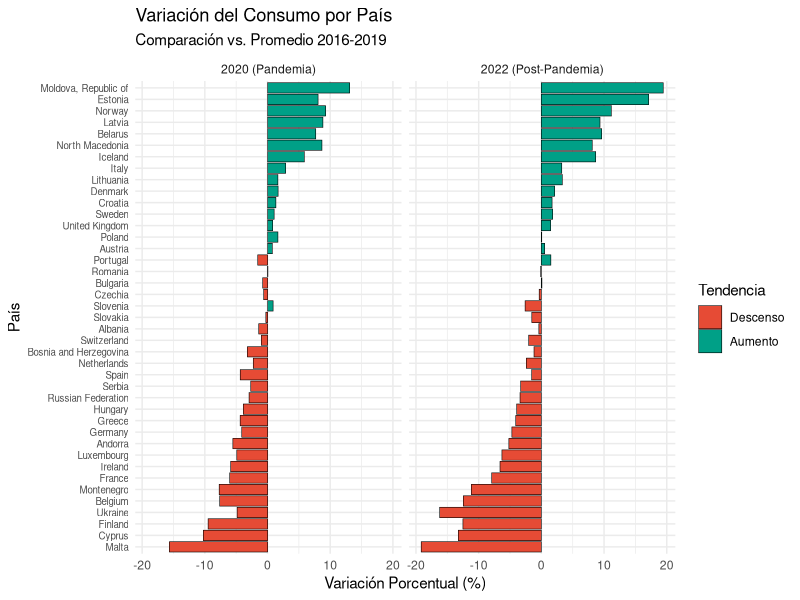
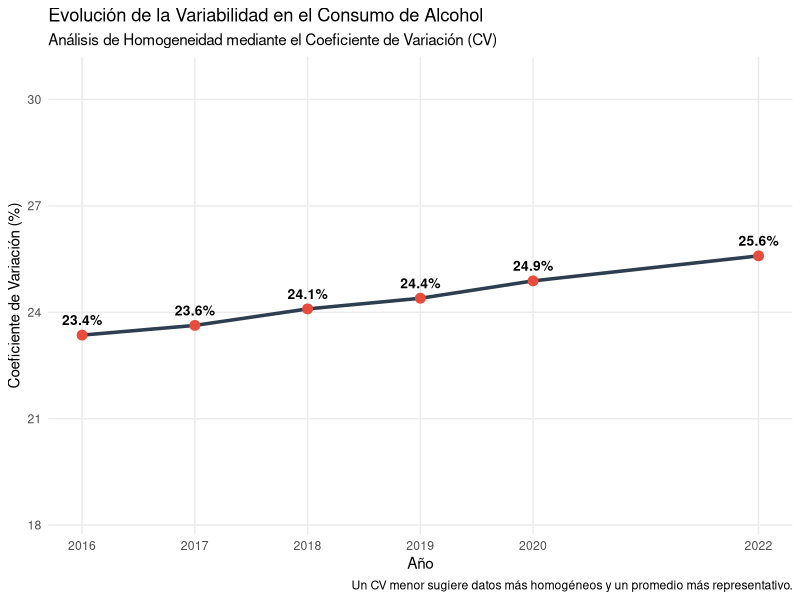
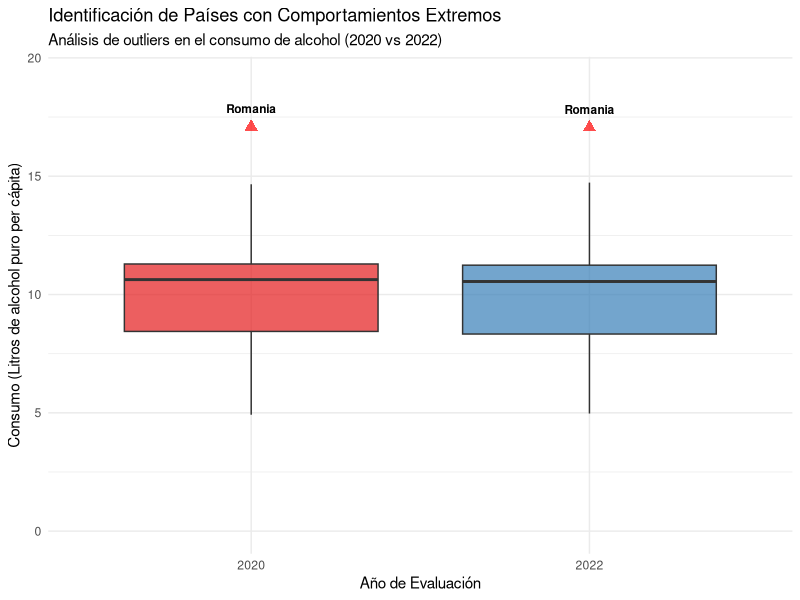
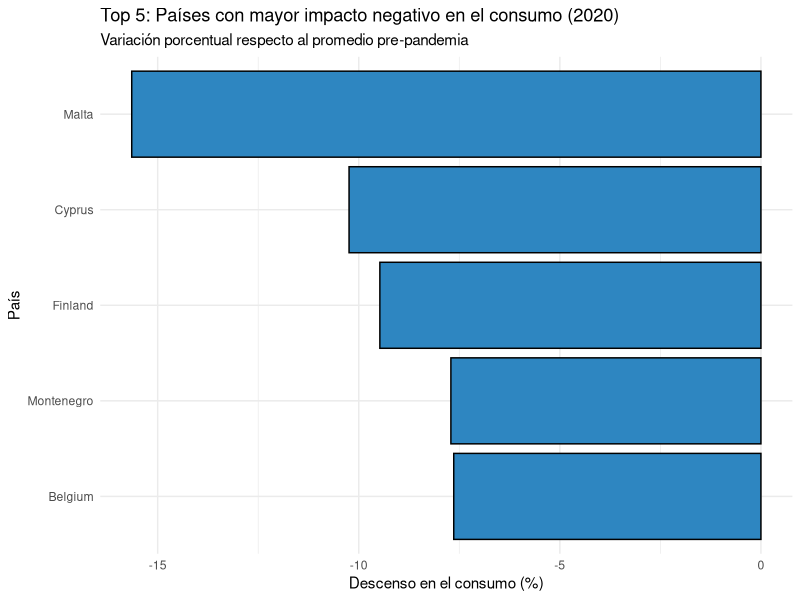
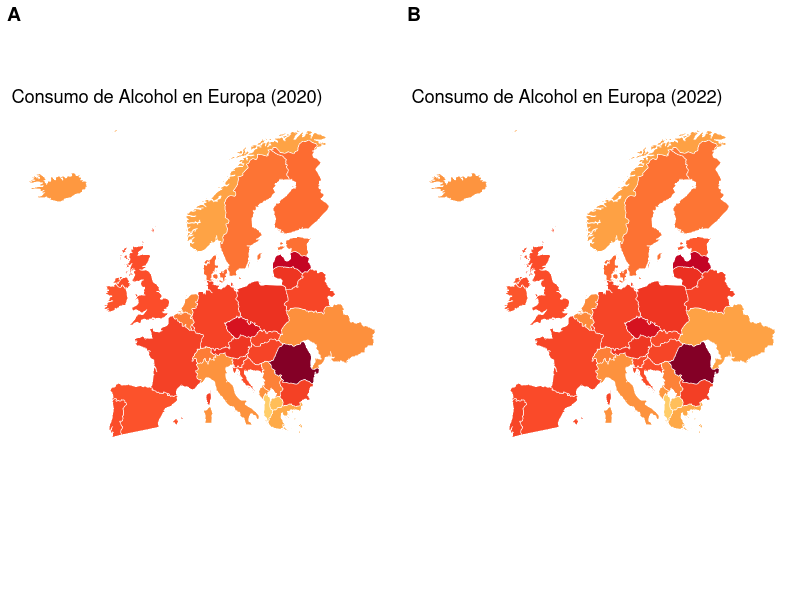

These charts were generated, in order, by the following R code:
## ---- chunk 1
# Configuración global de chunks
knitr::opts_chunk$set(
  echo = FALSE,        # Mostrar código
  warning = FALSE,    # Ocultar advertencias
  message = FALSE,    # Ocultar mensajes de carga
  fig.align = "center",
  out.width = "90%",
  fig.pos = "H",
  out.extra = ""
)

# Cargar librerías necesarias
library(tidyverse)
library(knitr)
library(kableExtra)
library(scales)
## ---- chunk 2
# 1. Cargamos la librería
library(readr)

# 2. Leemos el archivo (R lo encontrará porque está en la misma carpeta)
datos_limpios <- read_csv("datos_pisa_limpios.csv")

# 3. Mostramos un resumen para confirmar
summary(datos_limpios)
## ---- chunk 3
# 1. Agrupar los años 2016-2019 como un solo periodo "Pre-Pandemia" 
# y mantener 2020 y 2022 por separado para comparar el comportamiento.

resumen_alcohol <- datos_limpios %>%
  filter(año %in% c(2016, 2017, 2018, 2019, 2020, 2022)) %>%
  mutate(periodo = case_when(
    año >= 2016 & año <= 2019 ~ "2016-2019 (Pre-Pandemia)",
    año == 2020 ~ "2020 (Pandemia)",
    año == 2022 ~ "2022 (Post-Pandemia)"
  )) %>%
  group_by(periodo) %>%
  summarise(
    Paises_Analizados = n(),
    Media = mean(litros_por_persona, na.rm = TRUE),
    Varianza = var(litros_por_persona, na.rm = TRUE),
    Desv_Estandar = sd(litros_por_persona, na.rm = TRUE)
  )

# 2. Generar la tabla para el informe
knitr::kable(resumen_alcohol, 
             digits = 2, 
             caption = "Análisis Descriptivo del Consumo de Alcohol Per Cápita en Europa",
             col.names = c("Periodo", "N° de Registros", "Media (L)", "Varianza", "Desv. Estándar"))
## ---- chunk 4
# 1. Preparar los datos
data_variaciones <- datos_limpios %>%
  filter(año %in% c(2016:2019, 2020, 2022)) %>%
  mutate(periodo = case_when(
    año %in% 2016:2019 ~ "Base",
    año == 2020 ~ "2020",
    año == 2022 ~ "2022"
  )) %>%
  group_by(pais, periodo) %>%
  # CORRECCIÓN AQUÍ: litros_por_persona (con una sola n)
  summarise(consumo = mean(litros_por_persona, na.rm = TRUE), .groups = 'drop') %>%
  pivot_wider(names_from = periodo, values_from = consumo) %>%
  mutate(
    Var_2020 = ((`2020` - Base) / Base) * 100,
    Var_2022 = ((`2022` - Base) / Base) * 100
  ) %>%
  select(pais, Var_2020, Var_2022) %>%
  pivot_longer(cols = starts_with("Var"), names_to = "Año", values_to = "Variacion") %>%
  mutate(Año = ifelse(Año == "Var_2020", "2020 (Pandemia)", "2022 (Post-Pandemia)")) %>%
  filter(!is.na(Variacion))

# 2. Generar el Gráfico
ggplot(data_variaciones, aes(x = reorder(pais, Variacion), y = Variacion, fill = Variacion > 0)) +
  geom_bar(stat = "identity", color = "black", size = 0.2) +
  facet_wrap(~Año) +
  coord_flip() +
  scale_fill_manual(values = c("#E64B35", "#00A087"), 
                    labels = c("Descenso", "Aumento"),
                    name = "Tendencia") +
  labs(
    title = "Variación del Consumo por País",
    subtitle = "Comparación vs. Promedio 2016-2019",
    x = "País",
    y = "Variación Porcentual (%)"
  ) +
  theme_minimal() +
  theme(axis.text.y = element_text(size = 7))
## ---- chunk 5
# 1. Calcular el Coeficiente de Variación (CV) por año
# El CV se calcula como: (Desviación Estándar / Media) * 100
data_homogeneidad <- datos_limpios %>%
  filter(año %in% c(2016:2020, 2022)) %>%
  group_by(año) %>%
  summarise(
    media = mean(litros_por_persona, na.rm = TRUE),
    desv_est = sd(litros_por_persona, na.rm = TRUE),
    cv = (desv_est / media) * 100
  )

# 2. Generar el gráfico de líneas para ver la tendencia de la variabilidad
ggplot(data_homogeneidad, aes(x = año, y = cv)) +
  geom_line(color = "#2c3e50", size = 1.2) +
  geom_point(color = "#e74c3c", size = 3) +
  # Añadir etiquetas de los valores en cada punto
  geom_text(aes(label = paste0(round(cv, 1), "%")), 
            vjust = -1, size = 3.5, fontface = "bold") +
  scale_x_continuous(breaks = c(2016:2020, 2022)) +
  ylim(min(data_homogeneidad$cv) - 5, max(data_homogeneidad$cv) + 5) +
  labs(
    title = "Evolución de la Variabilidad en el Consumo de Alcohol",
    subtitle = "Análisis de Homogeneidad mediante el Coeficiente de Variación (CV)",
    x = "Año",
    y = "Coeficiente de Variación (%)",
    caption = "Un CV menor sugiere datos más homogéneos y un promedio más representativo."
  ) +
  theme_minimal() +
  theme(panel.grid.minor = element_blank())
## ---- chunk 6
library(ggplot2)
library(dplyr)

# 1. Filtramos y preparamos los datos para los años clave
datos_outliers <- datos_limpios %>%
  filter(año %in% c(2020, 2022)) %>%
  mutate(año_fact = as.factor(año))

# 2. Identificación estadística de países atípicos (Outliers)
# Marcamos los puntos que están más allá de 1.5 veces el rango intercuartílico
datos_outliers <- datos_outliers %>%
  group_by(año_fact) %>%
  mutate(
    es_atípico = litros_por_persona < (quantile(litros_por_persona, 0.25) - 1.5 * IQR(litros_por_persona)) | 
                 litros_por_persona > (quantile(litros_por_persona, 0.75) + 1.5 * IQR(litros_por_persona)),
    etiqueta = ifelse(es_atípico, as.character(pais), NA)
  )

# 3. Generación del Gráfico de Cajas y Bigotes
ggplot(datos_outliers, aes(x = año_fact, y = litros_por_persona, fill = año_fact)) +
  geom_boxplot(alpha = 0.7, outlier.colour = "red", outlier.shape = 17, outlier.size = 3) +
  # Añadimos los nombres de los países solo a los puntos atípicos
  geom_text(aes(label = etiqueta), na.rm = TRUE, vjust = -1.5, size = 3, fontface = "bold") +
  theme_minimal() +
  scale_fill_manual(values = c("#E41A1C", "#377EB8")) + # Rojo para 2020, Azul para 2022
  labs(
    title = "Identificación de Países con Comportamientos Extremos",
    subtitle = "Análisis de outliers en el consumo de alcohol (2020 vs 2022)",
    x = "Año de Evaluación",
    y = "Consumo (Litros de alcohol puro per cápita)",
    fill = "Año"
  ) +
  theme(legend.position = "none") +
  ylim(0, max(datos_outliers$litros_por_persona) + 2) # Damos espacio arriba para las etiquetas
## ---- chunk 7
# Preparamos los datos para el Top 5
top5_datos <- datos_limpios %>%
  filter(año %in% c(2016:2019, 2020)) %>%
  mutate(periodo = ifelse(año == 2020, "Pandemia", "Base")) %>%
  group_by(pais, periodo) %>%
  summarise(consumo = mean(litros_por_persona, na.rm = TRUE), .groups = 'drop') %>%
  pivot_wider(names_from = periodo, values_from = consumo) %>%
  mutate(variacion = ((Pandemia - Base) / Base) * 100) %>%
  arrange(variacion) %>% 
  slice(1:5) # Filtramos solo los primeros 5

# Generamos el gráfico en Azul
ggplot(top5_datos, aes(x = reorder(pais, -variacion), y = variacion)) +
  geom_bar(stat = "identity", fill = "#2E86C1", color = "black") + # Color Azul
  coord_flip() +
  labs(
    title = "Top 5: Países con mayor impacto negativo en el consumo (2020)",
    subtitle = "Variación porcentual respecto al promedio pre-pandemia",
    x = "País",
    y = "Descenso en el consumo (%)"
  ) +
  theme_minimal()
## ---- chunk 8
library(tidyverse)
library(sf)
library(rnaturalearth)
library(rnaturalearthdata)
library(cowplot) # Para poner los mapas lado a lado

# 1. Obtener el mapa de Europa
europe_map <- ne_countries(scale = "medium", continent = "europe", returnclass = "sf")

# Limitar el mapa geográficamente para que no salga Rusia entera o islas muy lejanas
europe_cropped <- st_crop(europe_map, xmin = -25, xmax = 45, ymin = 34, ymax = 71)

# 2. Preparar tus datos y unirlos al mapa
# Filtrar años 2020 y 2022
datos_mapa <- datos_limpios %>%
  filter(año %in% c(2020, 2022))

# Unir datos al mapa (Asegúrate que la columna 'pais' coincida con 'name' o 'name_long' del mapa)
# Si tus países están en español, necesitarás un paso extra de traducción aquí.
mapa_final <- europe_cropped %>%
  left_join(datos_mapa, by = c("name" = "pais")) %>% # Intenta 'name' o 'name_long'
  filter(!is.na(año)) # Eliminar países del mapa sin datos

# 3. Función para generar el mapa base
crear_mapa <- function(data_year, titulo) {
  ggplot(data = data_year) +
    geom_sf(aes(fill = litros_por_persona), color = "white", size = 0.1) +
    scale_fill_gradientn(
      colors = c("#FFFFCC", "#FFEDA0", "#FED976", "#FEB24C", "#FD8D3C", "#FC4E2A", "#E31A1C", "#BD0026", "#800026"),
      name = "Litros per cápita",
      na.value = "grey90",
      limits = c(0, max(datos_limpios$litros_por_persona, na.rm = TRUE)) # Escala unificada
    ) +
    labs(title = titulo) +
    theme_minimal() +
    theme(
      axis.text = element_blank(),
      axis.ticks = element_blank(),
      panel.grid = element_blank(),
      legend.position = "bottom",
      legend.key.width = unit(1.5, "cm")
    )
}

# 4. Generar los dos mapas por separado
mapa_2020 <- crear_mapa(filter(mapa_final, año == 2020), "Consumo de Alcohol en Europa (2020)")
mapa_2022 <- crear_mapa(filter(mapa_final, año == 2022), "Consumo de Alcohol en Europa (2022)")

# 5. Combinar los mapas lado a lado con una sola leyenda
plot_grid(mapa_2020 + theme(legend.position="none"), 
          mapa_2022 + theme(legend.position="none"), 
          ncol = 2, labels = "AUTO") %>%
  plot_grid(get_legend(mapa_2020), ncol = 1, rel_heights = c(1, 0.1))
